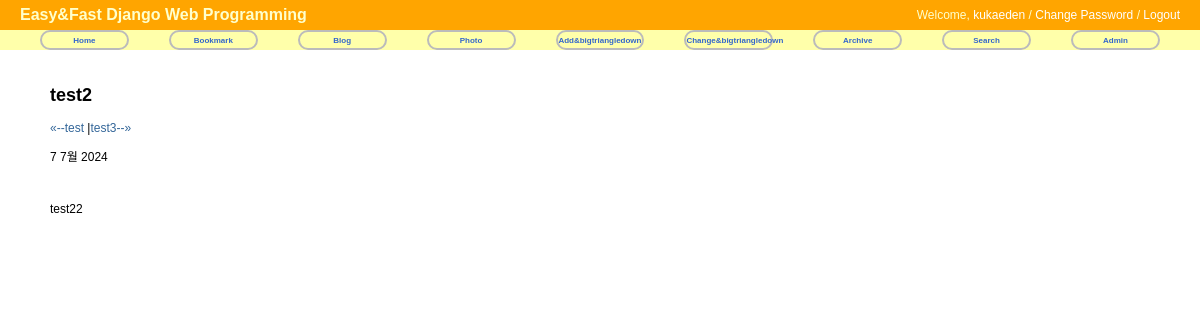
Page /blog/post/test2/ on the committed database.
### blog/models.py (models this page shows)
class Post(models.Model):
    title = models.CharField('TITLE', max_length=50)
    slug = models.SlugField('SLUG', unique=True, allow_unicode=True, help_text='one word for title alias.')
    description = models.CharField('DESCRIPTION', max_length=100, blank=True, help_text='simple description test.')
    content = models.TextField('CONTENT')
    create_date = models.DateTimeField('Create Date', auto_now_add=True)
    modify_date = models.DateTimeField('Modify Date', auto_now=True)
    class Meta:
        verbose_name = 'post'
        verbose_name_plural = 'posts'
        db_table = 'my_post'
        ordering = ('-modify_date',)
    def __str__(self):
        return self.title
    def get_absolute_url(self):
        return reverse('blog:post_detail', args=(self.slug, ))
    def get_previous_post(self):
        return self.get_previous_by_modify_date()
    def get_next_post(self):
        return self.get_next_by_modify_date()

### blog/views.py (the view)
# urls.py: path('post/<slug:slug>/', PostDV.as_view(), name='post_detail'),
class PostDV(DetailView):
    model = Post

### templates/blog/post_detail.html (shortened to what this page needs)
{% extends "base.html" %}
{% block content %}
<div id="content">
<h2>{{ object.title }}</h2>
<p class="other_posts">
    {% if object.get_previous_by_modify_date %}
        <a href="{{ object.get_previous_post.get_absolute_url }}" title="View previous post">
            &laquo;--{{ object.get_previous_post }}</a>
    {% endif %}
    {% if object.get_next_by_modify_date %}
        |<a href="{{ object.get_next_post.get_absolute_url }}" title="View next post">{{ object.get_next_post }}--&raquo;</a>
    {% endif %}
</p>
<p class="date">{{ object.modify_date|date:"j F Y" }}</p>
<br/>
<div class="body">
    {{ object.content|linebreaks }}
</div>
</div>
{%  endblock %}

### static/css/base.css (style rules this page uses)
body { font-family: "Lucida Grande", "Verdana", "Arial", sans-serif; font-size: 12px; }
div#content { position: absolute; top: 70px; left: 50px; right: 50px; }
a:link, a:visited { color: #369; text-decoration: none; }

### rows in the picture
Post: title "test2", get_previous_post "test", get_next_post "test3", modify_date "7 7월 2024", content "test22"
